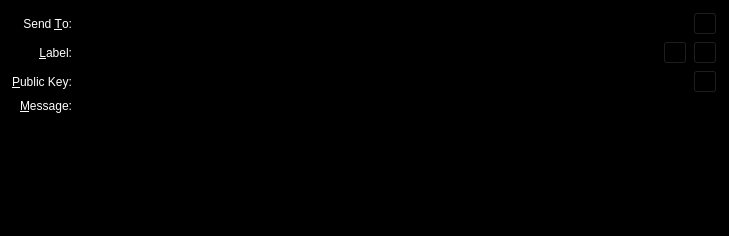
<?xml version="1.0" encoding="UTF-8"?>
<ui version="4.0">
 <class>SendMessagesEntry</class>
 <widget class="QFrame" name="SendMessagesEntry">
  <property name="geometry">
   <rect>
    <x>0</x>
    <y>0</y>
    <width>729</width>
    <height>236</height>
   </rect>
  </property>
  <property name="palette">
   <palette>
    <active>
     <colorrole role="WindowText">
      <brush brushstyle="SolidPattern">
       <color alpha="255">
        <red>255</red>
        <green>255</green>
        <blue>255</blue>
       </color>
      </brush>
     </colorrole>
     <colorrole role="Button">
      <brush brushstyle="SolidPattern">
       <color alpha="255">
        <red>0</red>
        <green>0</green>
        <blue>0</blue>
       </color>
      </brush>
     </colorrole>
     <colorrole role="Light">
      <brush brushstyle="SolidPattern">
       <color alpha="255">
        <red>0</red>
        <green>0</green>
        <blue>0</blue>
       </color>
      </brush>
     </colorrole>
     <colorrole role="Midlight">
      <brush brushstyle="SolidPattern">
       <color alpha="255">
        <red>0</red>
        <green>0</green>
        <blue>0</blue>
       </color>
      </brush>
     </colorrole>
     <colorrole role="Dark">
      <brush brushstyle="SolidPattern">
       <color alpha="255">
        <red>0</red>
        <green>0</green>
        <blue>0</blue>
       </color>
      </brush>
     </colorrole>
     <colorrole role="Mid">
      <brush brushstyle="SolidPattern">
       <color alpha="255">
        <red>0</red>
        <green>0</green>
        <blue>0</blue>
       </color>
      </brush>
     </colorrole>
     <colorrole role="Text">
      <brush brushstyle="SolidPattern">
       <color alpha="255">
        <red>255</red>
        <green>255</green>
        <blue>255</blue>
       </color>
      </brush>
     </colorrole>
     <colorrole role="BrightText">
      <brush brushstyle="SolidPattern">
       <color alpha="255">
        <red>255</red>
        <green>255</green>
        <blue>255</blue>
       </color>
      </brush>
     </colorrole>
     <colorrole role="ButtonText">
      <brush brushstyle="SolidPattern">
       <color alpha="255">
        <red>255</red>
        <green>255</green>
        <blue>255</blue>
       </color>
      </brush>
     </colorrole>
     <colorrole role="Base">
      <brush brushstyle="SolidPattern">
       <color alpha="255">
        <red>0</red>
        <green>0</green>
        <blue>0</blue>
       </color>
      </brush>
     </colorrole>
     <colorrole role="Window">
      <brush brushstyle="SolidPattern">
       <color alpha="255">
        <red>0</red>
        <green>0</green>
        <blue>0</blue>
       </color>
      </brush>
     </colorrole>
     <colorrole role="Shadow">
      <brush brushstyle="SolidPattern">
       <color alpha="255">
        <red>0</red>
        <green>0</green>
        <blue>0</blue>
       </color>
      </brush>
     </colorrole>
     <colorrole role="AlternateBase">
      <brush brushstyle="SolidPattern">
       <color alpha="255">
        <red>0</red>
        <green>0</green>
        <blue>0</blue>
       </color>
      </brush>
     </colorrole>
     <colorrole role="ToolTipBase">
      <brush brushstyle="SolidPattern">
       <color alpha="255">
        <red>255</red>
        <green>255</green>
        <blue>220</blue>
       </color>
      </brush>
     </colorrole>
     <colorrole role="ToolTipText">
      <brush brushstyle="SolidPattern">
       <color alpha="255">
        <red>0</red>
        <green>0</green>
        <blue>0</blue>
       </color>
      </brush>
     </colorrole>
    </active>
    <inactive>
     <colorrole role="WindowText">
      <brush brushstyle="SolidPattern">
       <color alpha="255">
        <red>255</red>
        <green>255</green>
        <blue>255</blue>
       </color>
      </brush>
     </colorrole>
     <colorrole role="Button">
      <brush brushstyle="SolidPattern">
       <color alpha="255">
        <red>0</red>
        <green>0</green>
        <blue>0</blue>
       </color>
      </brush>
     </colorrole>
     <colorrole role="Light">
      <brush brushstyle="SolidPattern">
       <color alpha="255">
        <red>0</red>
        <green>0</green>
        <blue>0</blue>
       </color>
      </brush>
     </colorrole>
     <colorrole role="Midlight">
      <brush brushstyle="SolidPattern">
       <color alpha="255">
        <red>0</red>
        <green>0</green>
        <blue>0</blue>
       </color>
      </brush>
     </colorrole>
     <colorrole role="Dark">
      <brush brushstyle="SolidPattern">
       <color alpha="255">
        <red>0</red>
        <green>0</green>
        <blue>0</blue>
       </color>
      </brush>
     </colorrole>
     <colorrole role="Mid">
      <brush brushstyle="SolidPattern">
       <color alpha="255">
        <red>0</red>
        <green>0</green>
        <blue>0</blue>
       </color>
      </brush>
     </colorrole>
     <colorrole role="Text">
      <brush brushstyle="SolidPattern">
       <color alpha="255">
        <red>255</red>
        <green>255</green>
        <blue>255</blue>
       </color>
      </brush>
     </colorrole>
     <colorrole role="BrightText">
      <brush brushstyle="SolidPattern">
       <color alpha="255">
        <red>255</red>
        <green>255</green>
        <blue>255</blue>
       </color>
      </brush>
     </colorrole>
     <colorrole role="ButtonText">
      <brush brushstyle="SolidPattern">
       <color alpha="255">
        <red>255</red>
        <green>255</green>
        <blue>255</blue>
       </color>
      </brush>
     </colorrole>
     <colorrole role="Base">
      <brush brushstyle="SolidPattern">
       <color alpha="255">
        <red>0</red>
        <green>0</green>
        <blue>0</blue>
       </color>
      </brush>
     </colorrole>
     <colorrole role="Window">
      <brush brushstyle="SolidPattern">
       <color alpha="255">
        <red>0</red>
        <green>0</green>
        <blue>0</blue>
       </color>
      </brush>
     </colorrole>
     <colorrole role="Shadow">
      <brush brushstyle="SolidPattern">
       <color alpha="255">
        <red>0</red>
        <green>0</green>
        <blue>0</blue>
       </color>
      </brush>
     </colorrole>
     <colorrole role="AlternateBase">
      <brush brushstyle="SolidPattern">
       <color alpha="255">
        <red>0</red>
        <green>0</green>
        <blue>0</blue>
       </color>
      </brush>
     </colorrole>
     <colorrole role="ToolTipBase">
      <brush brushstyle="SolidPattern">
       <color alpha="255">
        <red>255</red>
        <green>255</green>
        <blue>220</blue>
       </color>
      </brush>
     </colorrole>
     <colorrole role="ToolTipText">
      <brush brushstyle="SolidPattern">
       <color alpha="255">
        <red>0</red>
        <green>0</green>
        <blue>0</blue>
       </color>
      </brush>
     </colorrole>
    </inactive>
    <disabled>
     <colorrole role="WindowText">
      <brush brushstyle="SolidPattern">
       <color alpha="255">
        <red>0</red>
        <green>0</green>
        <blue>0</blue>
       </color>
      </brush>
     </colorrole>
     <colorrole role="Button">
      <brush brushstyle="SolidPattern">
       <color alpha="255">
        <red>0</red>
        <green>0</green>
        <blue>0</blue>
       </color>
      </brush>
     </colorrole>
     <colorrole role="Light">
      <brush brushstyle="SolidPattern">
       <color alpha="255">
        <red>0</red>
        <green>0</green>
        <blue>0</blue>
       </color>
      </brush>
     </colorrole>
     <colorrole role="Midlight">
      <brush brushstyle="SolidPattern">
       <color alpha="255">
        <red>0</red>
        <green>0</green>
        <blue>0</blue>
       </color>
      </brush>
     </colorrole>
     <colorrole role="Dark">
      <brush brushstyle="SolidPattern">
       <color alpha="255">
        <red>0</red>
        <green>0</green>
        <blue>0</blue>
       </color>
      </brush>
     </colorrole>
     <colorrole role="Mid">
      <brush brushstyle="SolidPattern">
       <color alpha="255">
        <red>0</red>
        <green>0</green>
        <blue>0</blue>
       </color>
      </brush>
     </colorrole>
     <colorrole role="Text">
      <brush brushstyle="SolidPattern">
       <color alpha="255">
        <red>0</red>
        <green>0</green>
        <blue>0</blue>
       </color>
      </brush>
     </colorrole>
     <colorrole role="BrightText">
      <brush brushstyle="SolidPattern">
       <color alpha="255">
        <red>255</red>
        <green>255</green>
        <blue>255</blue>
       </color>
      </brush>
     </colorrole>
     <colorrole role="ButtonText">
      <brush brushstyle="SolidPattern">
       <color alpha="255">
        <red>0</red>
        <green>0</green>
        <blue>0</blue>
       </color>
      </brush>
     </colorrole>
     <colorrole role="Base">
      <brush brushstyle="SolidPattern">
       <color alpha="255">
        <red>0</red>
        <green>0</green>
        <blue>0</blue>
       </color>
      </brush>
     </colorrole>
     <colorrole role="Window">
      <brush brushstyle="SolidPattern">
       <color alpha="255">
        <red>0</red>
        <green>0</green>
        <blue>0</blue>
       </color>
      </brush>
     </colorrole>
     <colorrole role="Shadow">
      <brush brushstyle="SolidPattern">
       <color alpha="255">
        <red>0</red>
        <green>0</green>
        <blue>0</blue>
       </color>
      </brush>
     </colorrole>
     <colorrole role="AlternateBase">
      <brush brushstyle="SolidPattern">
       <color alpha="255">
        <red>0</red>
        <green>0</green>
        <blue>0</blue>
       </color>
      </brush>
     </colorrole>
     <colorrole role="ToolTipBase">
      <brush brushstyle="SolidPattern">
       <color alpha="255">
        <red>255</red>
        <green>255</green>
        <blue>220</blue>
       </color>
      </brush>
     </colorrole>
     <colorrole role="ToolTipText">
      <brush brushstyle="SolidPattern">
       <color alpha="255">
        <red>0</red>
        <green>0</green>
        <blue>0</blue>
       </color>
      </brush>
     </colorrole>
    </disabled>
   </palette>
  </property>
  <property name="windowTitle">
   <string>Form</string>
  </property>
  <property name="frameShape">
   <enum>QFrame::StyledPanel</enum>
  </property>
  <property name="frameShadow">
   <enum>QFrame::Sunken</enum>
  </property>
  <layout class="QGridLayout" name="gridLayout">
   <item row="0" column="0">
    <widget class="QLabel" name="label_2">
     <property name="text">
      <string>Send &amp;To:</string>
     </property>
     <property name="alignment">
      <set>Qt::AlignRight|Qt::AlignTrailing|Qt::AlignVCenter</set>
     </property>
     <property name="buddy">
      <cstring>sendTo</cstring>
     </property>
    </widget>
   </item>
   <item row="0" column="1">
    <layout class="QHBoxLayout" name="sendToLayout">
     <item>
      <widget class="QValidatedLineEdit" name="sendTo">
       <property name="toolTip">
        <string>The address to send the payment to  (e.g. C8gZqgY4r2RoEdqYk3QsAqFckyf9pRHN6i)</string>
       </property>
       <property name="maxLength">
        <number>34</number>
       </property>
      </widget>
     </item>
     <item>
      <widget class="QToolButton" name="pasteButton">
       <property name="toolTip">
        <string>Paste address from clipboard</string>
       </property>
       <property name="text">
        <string/>
       </property>
       <property name="icon">
        <iconset resource="../bitcoin.qrc">
         <normaloff>:/icons/editpaste</normaloff>:/icons/editpaste</iconset>
       </property>
       <property name="shortcut">
        <string>Alt+P</string>
       </property>
      </widget>
     </item>
    </layout>
   </item>
   <item row="1" column="0">
    <widget class="QLabel" name="label_4">
     <property name="text">
      <string>&amp;Label:</string>
     </property>
     <property name="alignment">
      <set>Qt::AlignRight|Qt::AlignTrailing|Qt::AlignVCenter</set>
     </property>
     <property name="buddy">
      <cstring>addAsLabel</cstring>
     </property>
    </widget>
   </item>
   <item row="1" column="1">
    <layout class="QHBoxLayout" name="horizontalLayout_5">
     <item>
      <widget class="QValidatedLineEdit" name="addAsLabel">
       <property name="enabled">
        <bool>true</bool>
       </property>
       <property name="toolTip">
        <string>Enter a label for this address to add it to your address book</string>
       </property>
      </widget>
     </item>
     <item>
      <widget class="QToolButton" name="addressBookButton">
       <property name="toolTip">
        <string>Choose address from address book</string>
       </property>
       <property name="text">
        <string/>
       </property>
       <property name="icon">
        <iconset resource="../bitcoin.qrc">
         <normaloff>:/icons/address-book</normaloff>:/icons/address-book</iconset>
       </property>
       <property name="shortcut">
        <string>Alt+A</string>
       </property>
      </widget>
     </item>
     <item>
      <widget class="QToolButton" name="deleteButton">
       <property name="toolTip">
        <string>Remove this recipient</string>
       </property>
       <property name="text">
        <string/>
       </property>
       <property name="icon">
        <iconset resource="../bitcoin.qrc">
         <normaloff>:/icons/remove</normaloff>:/icons/remove</iconset>
       </property>
      </widget>
     </item>
    </layout>
   </item>
   <item row="2" column="0">
    <widget class="QLabel" name="publicKeyLabel">
     <property name="text">
      <string>&amp;Public Key:</string>
     </property>
     <property name="buddy">
      <cstring>publicKey</cstring>
     </property>
    </widget>
   </item>
   <item row="2" column="1">
    <layout class="QHBoxLayout" name="horizontalLayout_6">
     <item>
      <widget class="QValidatedLineEdit" name="publicKey"/>
     </item>
     <item>
      <widget class="QToolButton" name="PubkeyPasteButton">
       <property name="toolTip">
        <string>Paste address from clipboard</string>
       </property>
       <property name="text">
        <string/>
       </property>
       <property name="icon">
        <iconset resource="../bitcoin.qrc">
         <normaloff>:/icons/editpaste</normaloff>:/icons/editpaste</iconset>
       </property>
       <property name="shortcut">
        <string>Alt+P</string>
       </property>
      </widget>
     </item>
    </layout>
   </item>
   <item row="3" column="0">
    <widget class="QLabel" name="messageLabel">
     <property name="text">
      <string>&amp;Message:</string>
     </property>
     <property name="alignment">
      <set>Qt::AlignRight|Qt::AlignTop|Qt::AlignTrailing</set>
     </property>
     <property name="buddy">
      <cstring>messageText</cstring>
     </property>
    </widget>
   </item>
   <item row="3" column="1">
    <widget class="QValidatedTextEdit" name="messageText">
     <property name="mouseTracking">
      <bool>true</bool>
     </property>
     <property name="focusPolicy">
      <enum>Qt::WheelFocus</enum>
     </property>
     <property name="tabChangesFocus">
      <bool>false</bool>
     </property>
    </widget>
   </item>
  </layout>
 </widget>
 <customwidgets>
  <customwidget>
   <class>QValidatedLineEdit</class>
   <extends>QLineEdit</extends>
   <header>qvalidatedlineedit.h</header>
  </customwidget>
  <customwidget>
   <class>QValidatedTextEdit</class>
   <extends>QPlainTextEdit</extends>
   <header>qvalidatedtextedit.h</header>
  </customwidget>
 </customwidgets>
 <resources>
  <include location="../bitcoin.qrc"/>
 </resources>
 <connections/>
</ui>
